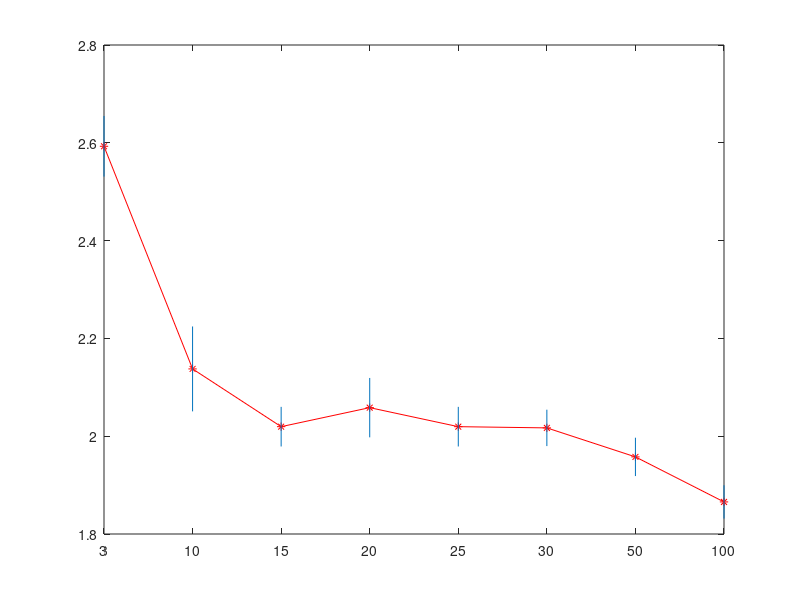
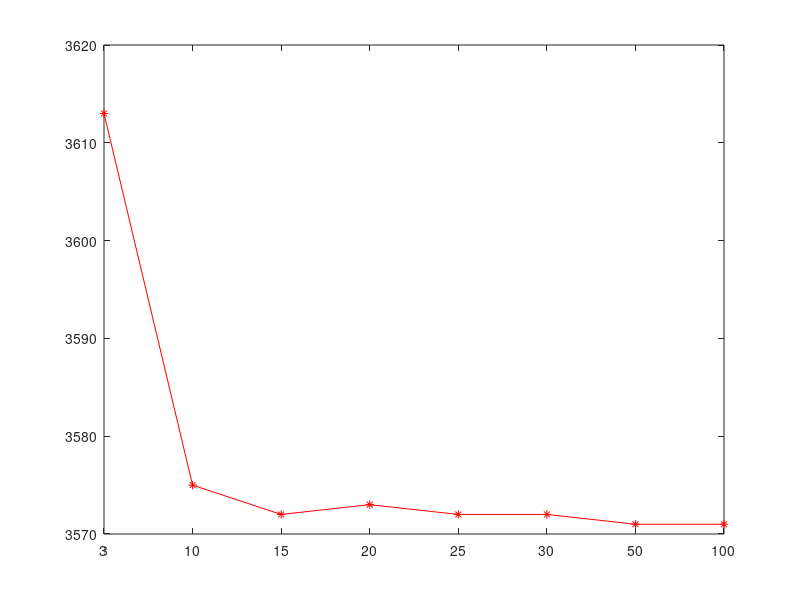

Write MATLAB code to recreate these figures, in order.

%% 3,10,15,20,25,30,50,100
kmeantest = [3613,  3575,3572, 3573,3572,3572,  3571,3571];
kstdtest = [1159, 1167,    1168,    1168,    1168,    1168,  1168,    1168]

kmeantrain = [ 2.5929,2.1376,2.0195,2.0584,2.0195,2.0170, 1.9577, 1.8656]
kstdtrain=[0.062, 0.0868,    0.0405,    0.0607 ,   0.0405  ,  0.0372 , 0.0392 ,   0.0340]
tick_labels = [ '3  ';'10 ';'15 ';'20 ';'25 ';'30 ';'50 ';'100'];
figure;
plot(kmeantrain,'-*r');
hold on
Ylow = kmeantrain - kstdtrain;
Yhigh = kmeantrain + kstdtrain;
for i=1:8
    line([i,i],[Ylow(i),Yhigh(i)]);
end
set(gca,'XTickLabel',tick_labels)
print -dpdf kmean_train.pdf

figure;
plot(kmeantest,'-*r');
hold on
Ylow = kmeantest - kstdtest;
Yhigh = kmeantest + kstdtest;
for i=1:8
  %  line([i,i],[Ylow(i),Yhigh(i)]);
end
set(gca,'XTickLabel',tick_labels)
print -dpdf kmeans_test.pdf